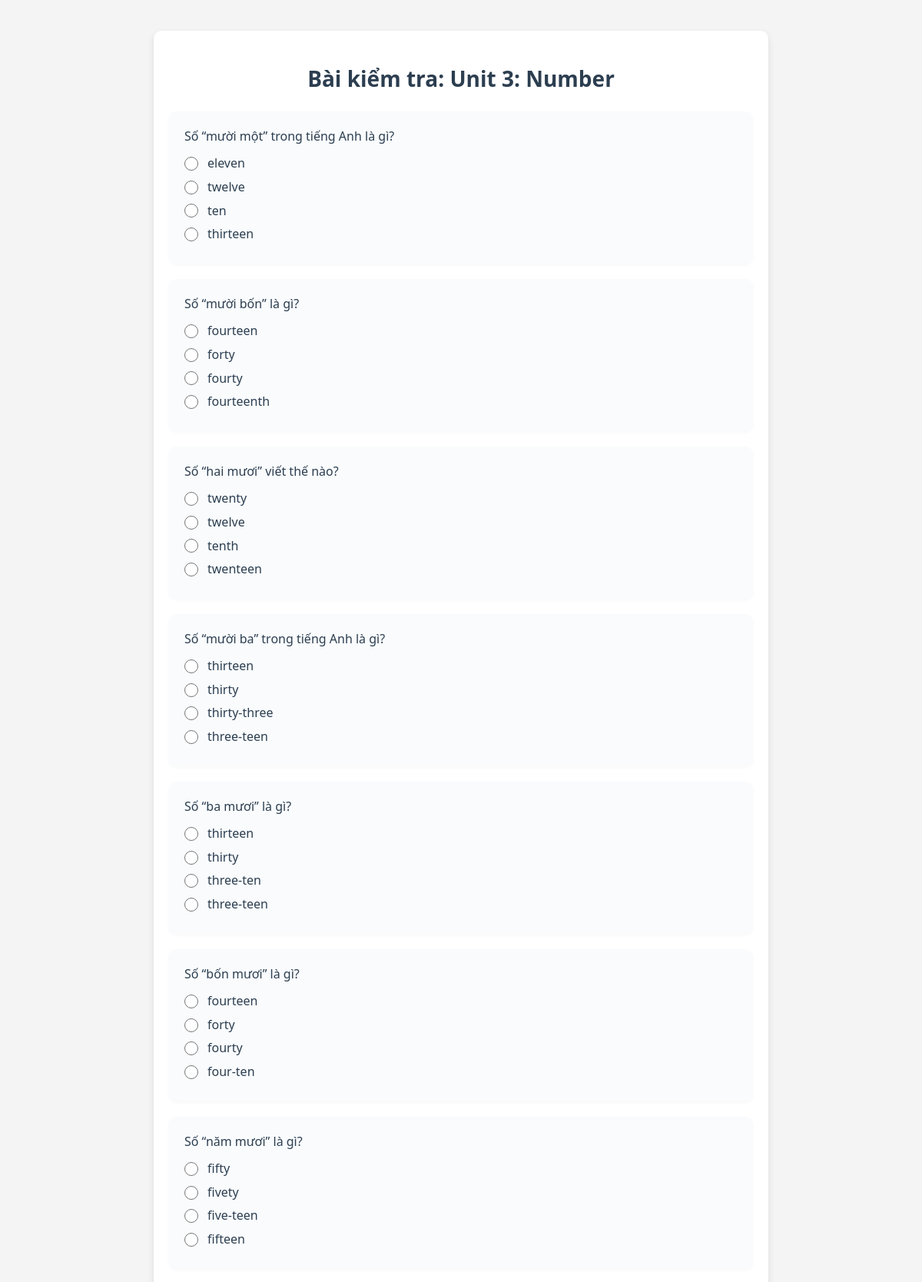
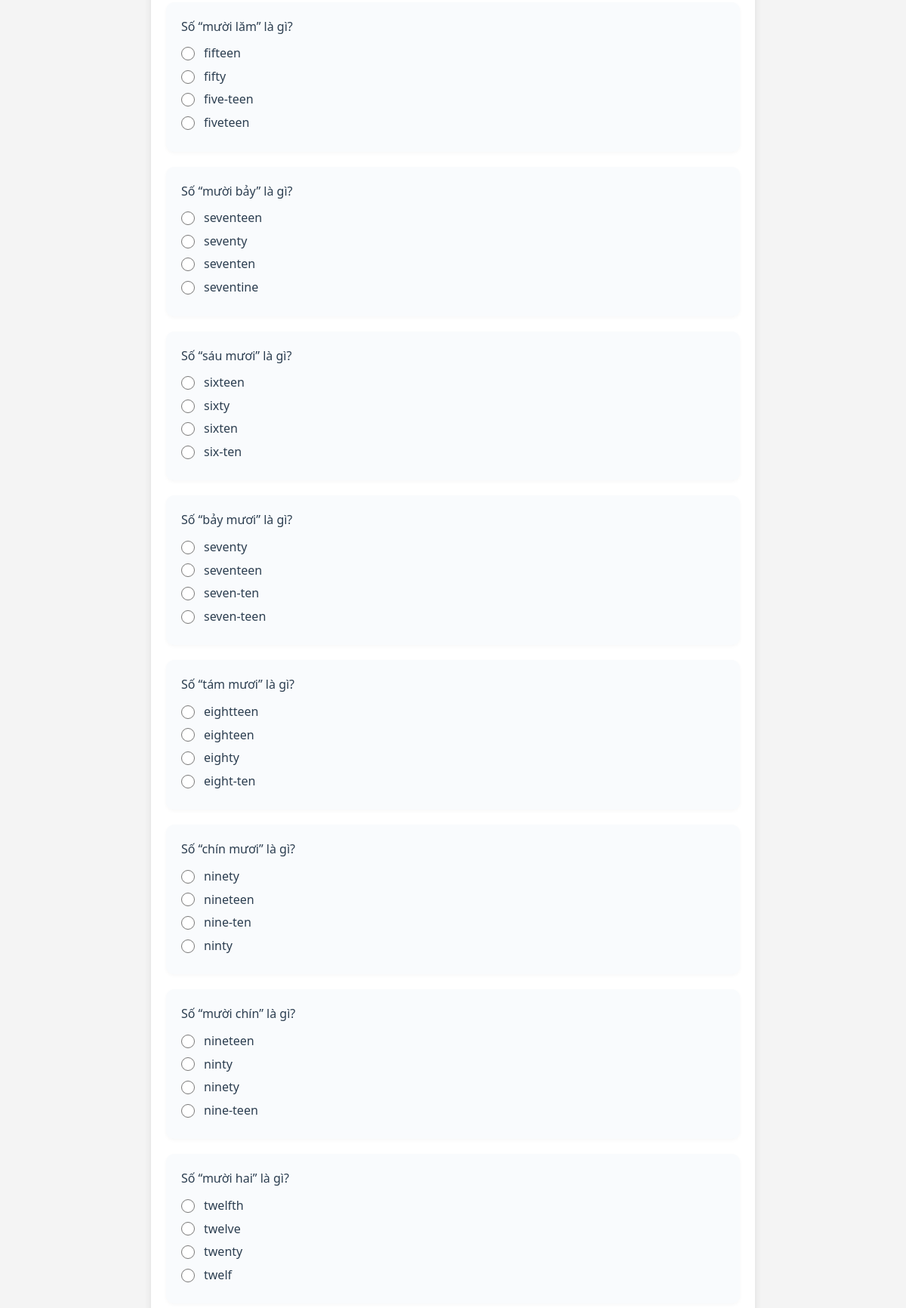
The app's page /admin/test_page.php?sub_lesson_id=9&course_id=1 (signed in, upper part) with its own data (2 pictures, top to bottom).
### tables this page shows
CREATE TABLE `sub_lessons` (
  `id` int(11) NOT NULL,
  `course_id` int(11) NOT NULL,
  `title` varchar(255) NOT NULL,
  `description` text DEFAULT NULL,
  `video_url` varchar(255) DEFAULT NULL,
  `content_file` varchar(255) DEFAULT NULL,
  `order_number` int(11) DEFAULT 0
);

CREATE TABLE `sub_lesson_tests` (
  `id` int(11) NOT NULL,
  `sub_lesson_id` int(11) NOT NULL,
  `question_text` text NOT NULL,
  `option_a` varchar(255) NOT NULL,
  `option_b` varchar(255) NOT NULL,
  `option_c` varchar(255) NOT NULL,
  `option_d` varchar(255) NOT NULL,
  `correct_answer` char(1) NOT NULL
);

### admin/test_page.php (the view, shortened to what this page needs)
<?php
require_once '../config/config.php';
$sub_lesson_id = filter_var($_GET['sub_lesson_id'] ?? 0, FILTER_SANITIZE_NUMBER_INT);
$stmt = $conn->prepare("SELECT * FROM sub_lessons WHERE id = ?");
$stmt->bind_param("i", $sub_lesson_id);
$stmt->execute();
$sub_lesson = $stmt->get_result()->fetch_assoc() ?: die("Bài học không tồn tại!");
$test_stmt = $conn->prepare("SELECT * FROM sub_lesson_tests WHERE sub_lesson_id = ?");
$test_stmt->bind_param("i", $sub_lesson_id);
$test_stmt->execute();
$questions = $test_stmt->get_result();
?>
<!DOCTYPE html>
<html lang="vi">
<head>
    <link rel="stylesheet" href="../style.css">
</head>
<body>
    <div class="test-container">
        <h2>Bài kiểm tra: <?php echo htmlspecialchars($sub_lesson['title']); ?></h2>
        <form id="test-form" data-lesson-id="<?php echo $sub_lesson_id; ?>">
            <?php if ($questions->num_rows > 0): ?>
                <?php while ($question = $questions->fetch_assoc()): ?>
                    <div class="question">
                        <p><?php echo htmlspecialchars($question['question_text']); ?></p>
                        <div class="option">
                            <input type="radio" name="q<?php echo $question['id']; ?>" value="A" id="q<?php echo $question['id']; ?>_a">
                            <label for="q<?php echo $question['id']; ?>_a"><?php echo htmlspecialchars($question['option_a']); ?></label>
                        </div>
                        <div class="option">
                            <input type="radio" name="q<?php echo $question['id']; ?>" value="B" id="q<?php echo $question['id']; ?>_b">
                            <label for="q<?php echo $question['id']; ?>_b"><?php echo htmlspecialchars($question['option_b']); ?></label>
                        </div>
                        <div class="option">
                            <input type="radio" name="q<?php echo $question['id']; ?>" value="C" id="q<?php echo $question['id']; ?>_c">
                            <label for="q<?php echo $question['id']; ?>_c"><?php echo htmlspecialchars($question['option_c']); ?></label>
                        </div>
                        <div class="option">
                            <input type="radio" name="q<?php echo $question['id']; ?>" value="D" id="q<?php echo $question['id']; ?>_d">
                            <label for="q<?php echo $question['id']; ?>_d"><?php echo htmlspecialchars($question['option_d']); ?></label>
                        </div>
                    </div>
                <?php endwhile; ?>
            <?php else: ?>
                <p>Chưa có câu hỏi kiểm tra.</p>
            <?php endif; ?>
        </form>
    </div>
</body>
</html>

### style.css (style rules this page uses)
* { margin: 0; padding: 0; box-sizing: border-box; font-family: 'Segoe UI', Arial, sans-serif; }
body { margin: 0; font-family: 'Segoe UI', Arial, sans-serif; background: #f4f4f4; color: #2c3e50; line-height: 1.6; }
h2 { font-size: 24px; font-weight: 600; color: #34495e; margin: 20px 0 15px; }
.question { margin-bottom: 25px; padding: 20px; background: #f9fbfd; border-radius: 10px; box-shadow: 0 2px 5px rgba(0, 0, 0, 0.03); }
.question p { font-size: 18px; font-weight: 600; color: #34495e; margin-bottom: 15px; }
.option { margin: 10px 0; display: flex; align-items: center; }
.option input[type="radio"] { margin-right: 12px; accent-color: #3498db; width: 18px; height: 18px; }
.option label { font-size: 16px; color: #2c3e50; }

### admin/test_page.php (style rules this page uses)
body { margin: 0; font-family: Arial, sans-serif; background-color: #f4f4f4; }
.test-container { width: 90%; max-width: 800px; margin: 40px auto; padding: 20px; background: #fff; border-radius: 10px; box-shadow: 0 4px 10px rgba(0, 0, 0, 0.1); }
.test-container h2 { font-size: 28px; font-weight: 700; color: #2c3e50; text-align: center; margin-bottom: 20px; }
.question { margin-bottom: 20px; }
.question p { font-size: 16px; font-weight: 500; color: #2c3e50; margin-bottom: 10px; }
.option { margin: 5px 0; display: flex; align-items: center; }
.option input { margin-right: 10px; }

### records on screen
sub_lessons: title "Unit 3: Number"
sub_lesson_tests: question_text "Số “mười một” trong tiếng Anh là gì?", option_a "eleven", option_b "twelve", option_c "ten", option_d "thirteen"
sub_lesson_tests: question_text "Số “mười bốn” là gì?", option_a "fourteen", option_b "forty", option_c "fourty", option_d "fourteenth"
sub_lesson_tests: question_text "Số “hai mươi” viết thế nào?", option_a "twenty", option_b "twelve", option_c "tenth", option_d "twenteen"
sub_lesson_tests: question_text "Số “mười ba” trong tiếng Anh là gì?", option_a "thirteen", option_b "thirty", option_c "thirty-three", option_d "three-teen"
sub_lesson_tests: question_text "Số “ba mươi” là gì?", option_a "thirteen", option_b "thirty", option_c "three-ten", option_d "three-teen"
sub_lesson_tests: question_text "Số “bốn mươi” là gì?", option_a "fourteen", option_b "forty", option_c "fourty", option_d "four-ten"
sub_lesson_tests: question_text "Số “năm mươi” là gì?", option_a "fifty", option_b "fivety", option_c "five-teen", option_d "fifteen"
sub_lesson_tests: question_text "Số “mười lăm” là gì?", option_a "fifteen", option_b "fifty", option_c "five-teen", option_d "fiveteen"
sub_lesson_tests: question_text "Số “mười bảy” là gì?", option_a "seventeen", option_b "seventy", option_c "seventen", option_d "seventine"
sub_lesson_tests: question_text "Số “sáu mươi” là gì?", option_a "sixteen", option_b "sixty", option_c "sixten", option_d "six-ten"
sub_lesson_tests: question_text "Số “bảy mươi” là gì?", option_a "seventy", option_b "seventeen", option_c "seven-ten", option_d "seven-teen"
sub_lesson_tests: question_text "Số “tám mươi” là gì?", option_a "eightteen", option_b "eighteen", option_c "eighty", option_d "eight-ten"
sub_lesson_tests: question_text "Số “chín mươi” là gì?", option_a "ninety", option_b "nineteen", option_c "nine-ten", option_d "ninty"
sub_lesson_tests: question_text "Số “mười chín” là gì?", option_a "nineteen", option_b "ninty", option_c "ninety", option_d "nine-teen"
sub_lesson_tests: question_text "Số “mười hai” là gì?", option_a "twelfth", option_b "twelve", option_c "twenty", option_d "twelf"
